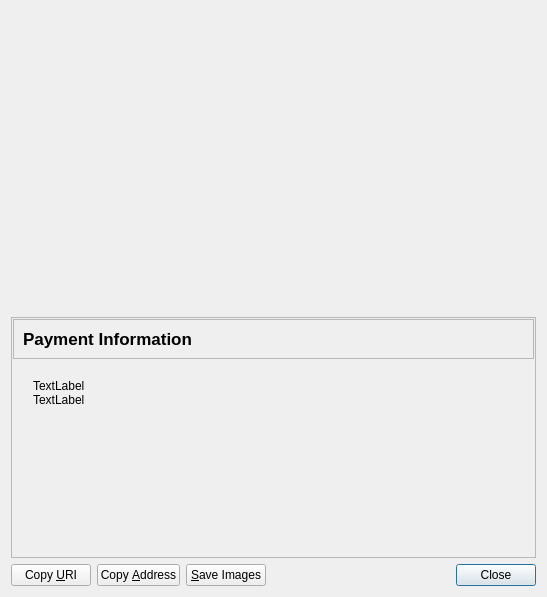
<?xml version="1.0" encoding="UTF-8"?>
<ui version="4.0">
 <class>ReceiveRequestDialog</class>
 <widget class="QDialog" name="ReceiveRequestDialog">
  <property name="geometry">
   <rect>
    <x>0</x>
    <y>0</y>
    <width>547</width>
    <height>597</height>
   </rect>
  </property>
  <layout class="QVBoxLayout" name="verticalLayout_3">
   <item>
    <widget class="QRImageWidget" name="lblQRCode">
     <property name="sizePolicy">
      <sizepolicy hsizetype="Expanding" vsizetype="Fixed">
       <horstretch>0</horstretch>
       <verstretch>0</verstretch>
      </sizepolicy>
     </property>
     <property name="minimumSize">
      <size>
       <width>300</width>
       <height>300</height>
      </size>
     </property>
     <property name="toolTip">
      <string>QR Code</string>
     </property>
     <property name="textFormat">
      <enum>Qt::PlainText</enum>
     </property>
     <property name="alignment">
      <set>Qt::AlignCenter</set>
     </property>
     <property name="wordWrap">
      <bool>true</bool>
     </property>
    </widget>
   </item>
   <item>
    <widget class="QFrame" name="frame">
     <property name="sizePolicy">
      <sizepolicy hsizetype="Expanding" vsizetype="Expanding">
       <horstretch>0</horstretch>
       <verstretch>0</verstretch>
      </sizepolicy>
     </property>
     <property name="frameShape">
      <enum>QFrame::StyledPanel</enum>
     </property>
     <property name="frameShadow">
      <enum>QFrame::Raised</enum>
     </property>
     <layout class="QVBoxLayout" name="verticalLayout">
      <property name="spacing">
       <number>0</number>
      </property>
      <property name="leftMargin">
       <number>1</number>
      </property>
      <property name="topMargin">
       <number>1</number>
      </property>
      <property name="rightMargin">
       <number>1</number>
      </property>
      <property name="bottomMargin">
       <number>0</number>
      </property>
      <item>
       <widget class="QFrame" name="frmLabel">
        <property name="sizePolicy">
         <sizepolicy hsizetype="Preferred" vsizetype="Fixed">
          <horstretch>0</horstretch>
          <verstretch>0</verstretch>
         </sizepolicy>
        </property>
        <property name="minimumSize">
         <size>
          <width>0</width>
          <height>40</height>
         </size>
        </property>
        <property name="frameShape">
         <enum>QFrame::StyledPanel</enum>
        </property>
        <property name="frameShadow">
         <enum>QFrame::Raised</enum>
        </property>
        <layout class="QHBoxLayout" name="horizontalLayout_2">
         <item>
          <widget class="QLabel" name="lblTitle">
           <property name="font">
            <font>
             <pointsize>13</pointsize>
             <weight>75</weight>
             <bold>true</bold>
            </font>
           </property>
           <property name="text">
            <string>Payment Information</string>
           </property>
          </widget>
         </item>
        </layout>
       </widget>
      </item>
      <item>
       <layout class="QVBoxLayout" name="verticalLayout_2" stretch="0,0,0,0,0,0">
        <property name="leftMargin">
         <number>20</number>
        </property>
        <property name="topMargin">
         <number>20</number>
        </property>
        <property name="rightMargin">
         <number>20</number>
        </property>
        <item>
         <widget class="QLabel" name="lblURI">
          <property name="text">
           <string>TextLabel</string>
          </property>
         </widget>
        </item>
        <item>
         <widget class="QLabel" name="lblAddress">
          <property name="text">
           <string>TextLabel</string>
          </property>
         </widget>
        </item>
        <item>
         <widget class="QLabel" name="lblAmount">
          <property name="text">
           <string/>
          </property>
         </widget>
        </item>
        <item>
         <widget class="QLabel" name="lblLabel">
          <property name="text">
           <string/>
          </property>
         </widget>
        </item>
        <item>
         <widget class="QLabel" name="lblMessage">
          <property name="text">
           <string/>
          </property>
         </widget>
        </item>
        <item>
         <spacer name="verticalSpacer">
          <property name="orientation">
           <enum>Qt::Vertical</enum>
          </property>
          <property name="sizeHint" stdset="0">
           <size>
            <width>20</width>
            <height>40</height>
           </size>
          </property>
         </spacer>
        </item>
       </layout>
      </item>
     </layout>
    </widget>
   </item>
   <item>
    <layout class="QHBoxLayout" name="horizontalLayout">
     <item>
      <widget class="QPushButton" name="btnCopyURI">
       <property name="text">
        <string>Copy &amp;URI</string>
       </property>
       <property name="icon">
        <iconset>
         <normaloff>../res/icons/btn_copy_uri_left.png</normaloff>../res/icons/btn_copy_uri_left.png</iconset>
       </property>
       <property name="autoDefault">
        <bool>false</bool>
       </property>
      </widget>
     </item>
     <item>
      <widget class="QPushButton" name="btnCopyAddress">
       <property name="text">
        <string>Copy &amp;Address</string>
       </property>
       <property name="icon">
        <iconset>
         <normaloff>../res/icons/btn_copy_address_left.png</normaloff>../res/icons/btn_copy_address_left.png</iconset>
       </property>
       <property name="autoDefault">
        <bool>false</bool>
       </property>
      </widget>
     </item>
     <item>
      <widget class="QPushButton" name="btnSaveAs">
       <property name="text">
        <string>&amp;Save Images</string>
       </property>
       <property name="icon">
        <iconset>
         <normaloff>../res/icons/btn_save_images_left.png</normaloff>../res/icons/btn_save_images_left.png</iconset>
       </property>
       <property name="autoDefault">
        <bool>false</bool>
       </property>
      </widget>
     </item>
     <item>
      <spacer name="horizontalSpacer_2">
       <property name="orientation">
        <enum>Qt::Horizontal</enum>
       </property>
       <property name="sizeHint" stdset="0">
        <size>
         <width>40</width>
         <height>20</height>
        </size>
       </property>
      </spacer>
     </item>
     <item>
      <widget class="QPushButton" name="buttonBox">
       <property name="text">
        <string>Close</string>
       </property>
       <property name="icon">
        <iconset>
         <normaloff>../res/icons/btn_remove_left.png</normaloff>../res/icons/btn_remove_left.png</iconset>
       </property>
      </widget>
     </item>
    </layout>
   </item>
  </layout>
 </widget>
 <customwidgets>
  <customwidget>
   <class>QRImageWidget</class>
   <extends>QLabel</extends>
   <header>receiverequestdialog.h</header>
  </customwidget>
 </customwidgets>
 <resources/>
 <connections/>
</ui>
